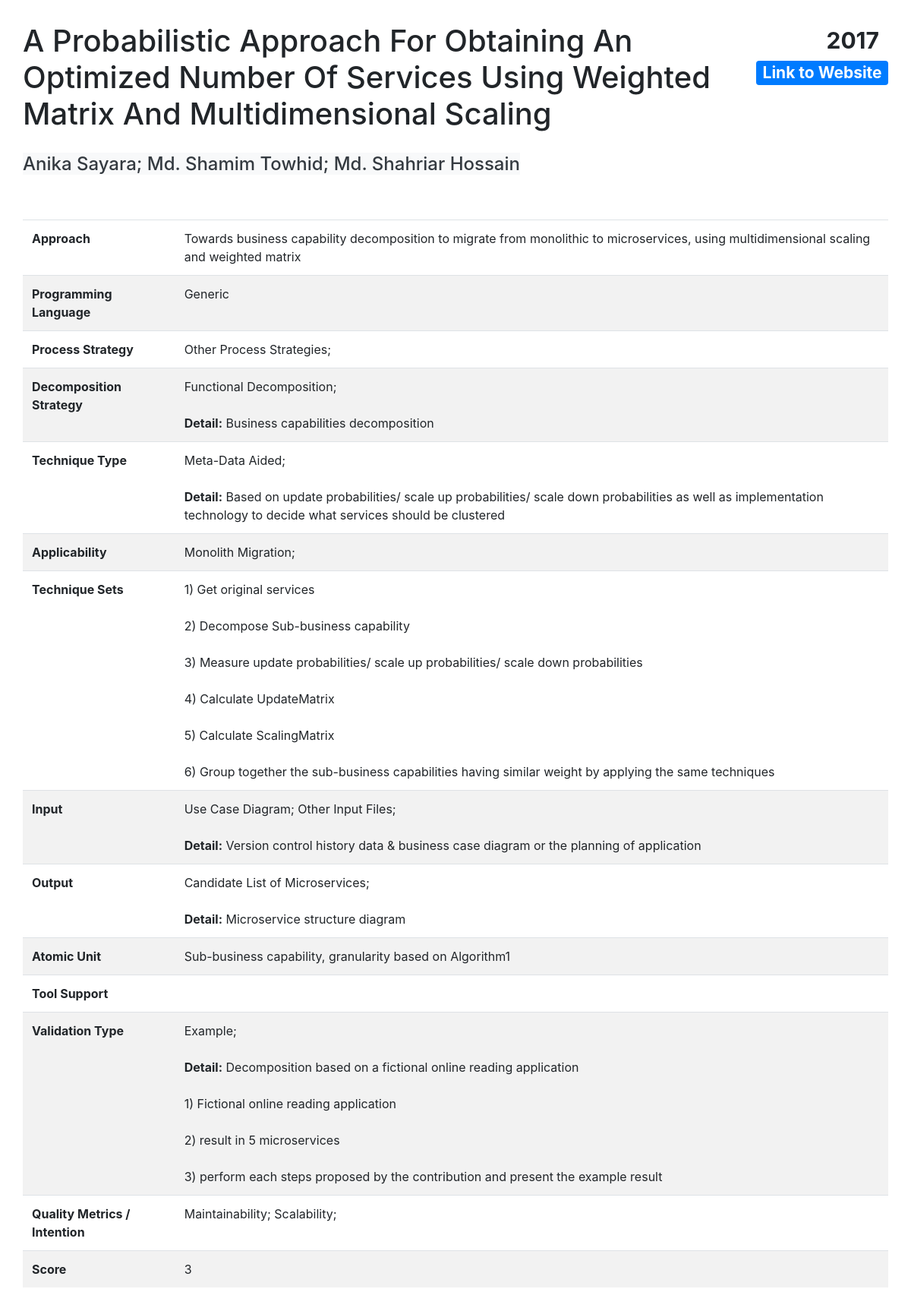
/result.php?id=2, run on the app's committed database.
### tables this page shows
CREATE TABLE `contribution` (
  `id` int(11) NOT NULL,
  `Title` varchar(150) NOT NULL DEFAULT 'Title',
  `Year` year(4) NOT NULL DEFAULT 2000,
  `Authors` tinytext NOT NULL,
  `Link` varchar(250) NOT NULL DEFAULT 'Empty Link',
  `Approach` text NOT NULL,
  `Process_Rewrite` tinyint(4) NOT NULL DEFAULT 0 COMMENT 'Process Strategy',
  `Process_Extension` tinyint(4) NOT NULL DEFAULT 0 COMMENT 'Process Strategy',
  `Process_StranglerPattern` tinyint(4) NOT NULL DEFAULT 0 COMMENT 'Process Strategy',
  `Process_ContinuousEvolution` tinyint(4) NOT NULL DEFAULT 0 COMMENT 'Process Strategy',
  `Process_Split` tinyint(4) NOT NULL DEFAULT 0 COMMENT 'Process Strategy',
  `Process_Others` tinyint(4) NOT NULL DEFAULT 0 COMMENT 'Process Strategy',
  `ProcessDetail` mediumtext DEFAULT NULL,
  `Decomposition_DDD` tinyint(4) NOT NULL DEFAULT 0 COMMENT 'Decomposition Strategy',
  `Decomposition_FunctionalDecomposition` tinyint(4) NOT NULL DEFAULT 0 COMMENT 'Decomposition Strategy',
  `Decomposition_ExistingStructure` tinyint(4) NOT NULL DEFAULT 0 COMMENT 'Decomposition Strategy',
  `Decomposition_Others` tinyint(4) NOT NULL DEFAULT 0 COMMENT 'Decomposition Strategy',
  `DecompositionDetail` tinytext DEFAULT NULL,
  `TechniqueSet` mediumtext NOT NULL,
  `Technique_SCA` tinyint(4) NOT NULL DEFAULT 0 COMMENT 'Technique Type',
  `Technique_MDA` tinyint(4) NOT NULL DEFAULT 0 COMMENT 'Technique Type',
  `Technique_WDA` tinyint(4) NOT NULL DEFAULT 0 COMMENT 'Technique Type',
  `Technique_DMC` tinyint(4) NOT NULL DEFAULT 0 COMMENT 'Technique Type',
  `Technique_Others` tinyint(4) NOT NULL DEFAULT 0 COMMENT 'Technique Type',
  `TechniqueTypeDetail` mediumtext DEFAULT NULL,
  `Applicability_GR` tinyint(1) NOT NULL DEFAULT 0 COMMENT 'Applicability',
  `Applicability_MO` tinyint(1) NOT NULL DEFAULT 0 COMMENT 'Applicability',
  `AtomicUnit` tinytext DEFAULT NULL,
  `Input_SourceCode` tinyint(4) NOT NULL DEFAULT 0 COMMENT 'Input Choice',
  `Input_UseCase` tinyint(4) NOT NULL DEFAULT 0 COMMENT 'Input Choice',
  `Input_SystemSpecification` tinyint(4) NOT NULL DEFAULT 0 COMMENT 'Input Choice',
  `Input_API` tinyint(4) NOT NULL DEFAULT 0 COMMENT 'Input Choice',
  `Input_Others` tinyint(4) NOT NULL DEFAULT 0 COMMENT 'Input Choice',
  `InputDetail` tinytext DEFAULT NULL,
  `Output_List` tinyint(4) NOT NULL DEFAULT 0 COMMENT 'Output Choice',
  `Output_Archi` tinyint(4) NOT NULL DEFAULT 0 COMMENT 'Output Choice',
  `Output_Others` tinyint(4) NOT NULL DEFAULT 0 COMMENT 'Output Choice',
  `OutputDetail` tinytext DEFAULT NULL,
  `Tool` mediumtext DEFAULT NULL,
  `ProgramLanguage` mediumtext DEFAULT NULL,
  `Validation_Experiment` tinyint(4) NOT NULL DEFAULT 0 COMMENT 'Validation Type',
  `Validation_Example` tinyint(4) NOT NULL DEFAULT 0 COMMENT 'Validation Type',
  `Validation_CaseStudy` tinyint(4) NOT NULL DEFAULT 0 COMMENT 'Validation Type',
  `Validation_NoValidation` tinyint(4) NOT NULL DEFAULT 0 COMMENT 'Validation Type',
  `ValidationTypeDetail` mediumtext DEFAULT NULL,
  `ValidationMetrics` mediumtext DEFAULT NULL,
  `Quality_Maintainability` tinyint(4) NOT NULL DEFAULT 0 COMMENT 'Quality',
  `Quality_Security` tinyint(4) NOT NULL DEFAULT 0 COMMENT 'Quality',
  `Quality_Performance` tinyint(4) NOT NULL DEFAULT 0 COMMENT 'Quality',
  `Quality_Reliability` tinyint(4) NOT NULL DEFAULT 0 COMMENT 'Quality',
  `Quality_Scalability` tinyint(4) DEFAULT 0 COMMENT 'Quality',
  `Quality_Others` tinyint(4) NOT NULL DEFAULT 0 COMMENT 'Quality',
  `QualityDetail` mediumtext DEFAULT NULL,
  `Score` float NOT NULL DEFAULT 1
);

### result.php (the view, shortened to what this page needs)
<!DOCTYPE html>
<html lang="en">
<head>
    <link rel="stylesheet" href="https://maxcdn.bootstrapcdn.com/bootstrap/4.5.0/css/bootstrap.min.css">
    <link rel="stylesheet" type="text/css" href="css/style.css">
</head>
<?php
include('functions.php');
$servername = "localhost";
$username = "user";
$password = "";
$dbname = "migration";
$conn = new mysqli($servername, $username, $password, $dbname);
$sql = "SELECT * FROM contribution WHERE id=" . $_GET['id'];
$result = $conn->query($sql);
if ($result->num_rows > 0) {
    $row = $result->fetch_assoc();
} else {
    echo "<h1>Error: fail to find detailed page from database</h1>";
}
?>
<body>
    <div class="container-fluid" style="padding:30px">
        <div class="row">
            <div class="col-md-10">
                <div class="page-header">
                    <h1 id="Title" name="Title">
                        <?php
                        echo nl2br($row["Title"]); ?>
                    </h1>
                </div>
            </div>
            <div class="col-md-2">
                <div class="row">
                    <div class="col-md-12">
                        <h1>
                            <span class="badge badge-default float-right" id="Year" name="Year">
                                <?php
                                echo $row["Year"]; ?>
                            </span>
                        </h1>
                    </div>
                </div>
                <div class="row" style="margin-top:5px">
                    <div class="col-md-12">
                        <h3><a href="<?php
                                        echo $row["Link"]; ?>" class="badge badge-primary float-right" id="Link" name="Link" target="_blank">Link to Website</a></h3>
                    </div>
                </div>
            </div>
        </div>
        <div class="row" style="margin-top:20px">
            <div class="col-md-12">
                <h4><span class="bg-light text-dark" id="Author" name="Author">
                        <?php
                        echo $row["Authors"]; ?></span></h4>
            </div>
        </div>
        <div class="row" style="margin-top:50px">
            <div class="col-md-12">
                <table class="table">
                    <tbody>
                        <tr class="table">
                            <td>
                                <b>Approach</b>
                            </td>
                            <td id="DetailApproach" name="DetailApproach">
                                <?php
                                echo $row["Approach"]; ?>
                            </td>
                        </tr>
                        <tr class="table">
                                <td>
                                    <b>Programming Language</b>
                                </td>
                                <td id="ProgramLanguage" name="ProgramLanguage">
                                    <?php
                                    echo nl2br($row["ProgramLanguage"]); ?>
                                </td>
                            </tr>
                        <tr class="table">
                            <td>
                                <b>Process Strategy</b>
                            </td>
                            <td id="DetailProcessStrategy" name="DetailProcessStrategy">
                            </td>
                        </tr>
                        <trclass="table">
                            <td>
                                <b>Decomposition Strategy</b>
                            </td>
                            <td id="DetailDecompositionStrategy" name="DetailDecompositionStrategy">
                                <?php
                                showDecomposition($row);
                                ?>
                            </td>
                            <tr class="table">
                                <td>
                                    <b>Technique Type</b>
                                </td>
                                <td id="DetailTechniqueType" name="DetailTechniqueType">
                                    <?php
                                    showTechniqueType($row);
                                    ?>
                                </td>
                            </tr>
                            <tr class="table">
                                <td>
                                    <b>Applicability</b>
                                </td>
                                <td id="DetailApplicability" name="DetailApplicability">
                                </td>
                            </tr>
                            <tr class="table">
                                <td>
                                    <b>Technique Sets</b>
                                </td>
                                <td id="DetailTechniqueSets" name="DetailTechniqueSets">
                                    <?php
                                    echo nl2br($row["TechniqueSet"]); ?>
                                </td>
                            </tr>
                            <tr class="table">
                                <td>
                                    <b> Input</b>
                                </td>
                                <td id="DetailInput" name="DetailInput">
                                    <?php
                                    showInput($row);
                                    ?>
                                </td>
                            </tr>
                            <tr class="table">
                                <td>
                                    <b>Output</b>
                                </td>
                                <td id="DetailOutput" name="DetailOutput">
                                    <?php
                                    showOutput($row);
                                    ?>
                                </td>
                            </tr>
                            <tr class="table">
                                <td>
                                    <b>Atomic Unit</b>
                                </td>
                                <td id="DetailAtomic" name="DetailAtomic">
                                    <?php
                                    echo nl2br($row["AtomicUnit"]); ?>
                                </td>
                            </tr>
                            <tr class="table">
                                <td>
                                    <b>Tool Support</b>
                                </td>
                                <td id="DetailToolSupport" name="DetailToolSupport">
                                </td>
                            </tr>
                            <tr class="table">
                                <td>
                                    <b>Validation Type</b>
                                </td>
                                <td id="DetailValidationType" name="DetailValidationType">
                                    <?php
                                    showValidation($row); ?>
                                </td>
                            </tr>
                            <tr class="table">
                                <td>
                                    <b>Quality Metrics / Intention</b>
                                </td>
                                <td id="DetailQuality" name="DetailQuality">
                                </td>
                            </tr>
                            <tr class="table">
                                <td>
                                    <b>Score</b>
                                </td>
                                <td id="Score" name="Score">
                                    <?php
                                    echo $row["Score"]; ?>
                                </td>
                            </tr>
                    </tbody>
                </table>
            </div>
        </div>
    </div>
</body>
</html>

### functions.php (shortened to what this page needs)
<?php
function showProcess($row)
{
    $data = "";
    if ($row["Process_Others"] != 0) {
        $data = $data . "Other Process Strategies; ";
    }
    echo nl2br($data);
}
function showDecomposition($row)
{
    $data = "";
    if ($row["Decomposition_FunctionalDecomposition"] != 0) {
        $data = $data . "Functional Decomposition; ";
    }
    if ($row["DecompositionDetail"] != null && strcmp($row["DecompositionDetail"], "") != 0) {
        $data = $data . "<br><br><b>Detail:</b> " . $row["DecompositionDetail"];
    }
    echo nl2br($data);
}
function showTechniqueType($row)
{
    $data = "";
    if ($row["Technique_MDA"] != 0) {
        $data = $data . "Meta-Data Aided; ";
    }
    if ($row["TechniqueTypeDetail"] != null && strcmp($row["TechniqueTypeDetail"], "") != 0) {
        $data = $data . "<br><br><b>Detail:</b> " . $row["TechniqueTypeDetail"];
    }
    echo nl2br($data);
}
function showApplicability($row)
{
    $data = "";
    if ($row["Applicability_MO"] != 0) {
        $data = $data . "Monolith Migration; ";
    }
    echo nl2br($data);
}
function showInput($row)
{
    $data = "";
    if ($row["Input_UseCase"] != 0) {
        $data = $data . "Use Case Diagram; ";
    }
    if ($row["Input_Others"] != 0) {
        $data = $data . "Other Input Files; ";
    }
    if ($row["InputDetail"] != null && strcmp($row["InputDetail"], "") != 0) {
        $data = $data . "<br><br><b>Detail:</b> " . $row["InputDetail"];
    }
    echo nl2br($data);
}
function showOutput($row)
{
    $data = "";
    if ($row["Output_List"] != 0) {
        $data = $data . "Candidate List of Microservices; ";
    }
    if ($row["OutputDetail"] != null && strcmp($row["OutputDetail"], "") != 0) {
        $data = $data . "<br><br><b>Detail:</b> " . $row["OutputDetail"];
    }
    echo nl2br($data);
}
function showValidation($row)
{
    $data = "";
    if ($row["Validation_Example"] != 0) {
        $data = $data . "Example; ";
    }
    if ($row["ValidationTypeDetail"] != null && strcmp($row["ValidationTypeDetail"], "") != 0) {
        $data = $data . "<br><br><b>Detail:</b> " . $row["ValidationTypeDetail"];
    }
    echo nl2br($data);
}
function showQuality($row)
{
    $data = "";
    if ($row["Quality_Maintainability"] != 0) {
        $data = $data . "Maintainability; ";
    }
    if ($row["Quality_Scalability"] != 0) {
        $data = $data . "Scalability; ";
    }
    echo nl2br($data);
}

### css/style.css (style rules this page uses)
tr:nth-child(even) { background-color: #f2f2f2 }

### data on the page
contribution: Title "A Probabilistic Approach For Obtaining An Optimized Number Of Services Using Weighted Matrix And Multidimensional Scaling", Year "2017", Authors "Anika Sayara; Md. Shamim Towhid; Md. Shahriar Hossain", Approach "Towards business capability decomposition to migrate from monolithic to microservices, using multidimensional scaling and weighted matrix", ProgramLanguage "Generic", DecompositionDetail "Business capabilities decomposition", TechniqueTypeDetail "Based on update probabilities/ scale up probabilities/ scale down probabilities as well as implementation technology to decide what services should be clustered", TechniqueSet "1) Get original services 2) Decompose Sub-business capability 3) Measure update probabilities/ scale up probabilities/ scale down probabilities 4) Calculate UpdateMatrix 5) Calculate ScalingMatrix 6) Group together the sub-business capabilities having similar weight by applying the same techniques", InputDetail "Version control history data & business case diagram or the planning of application", OutputDetail "Microservice structure diagram", AtomicUnit "Sub-business capability, granularity based on Algorithm1", ValidationTypeDetail "Decomposition based on a fictional online reading application 1) Fictional online reading application 2) result in 5 microservices 3) perform each steps proposed by the contribution and present the example result", Score "3"

### other printed values
$data "Other Process Strategies;"
$data "Functional Decomposition;"
$data "Meta-Data Aided;"
$data "Monolith Migration;"
$data "Use Case Diagram; Other Input Files;"
$data "Candidate List of Microservices;"
$data "Example;"
$data "Maintainability; Scalability;"
